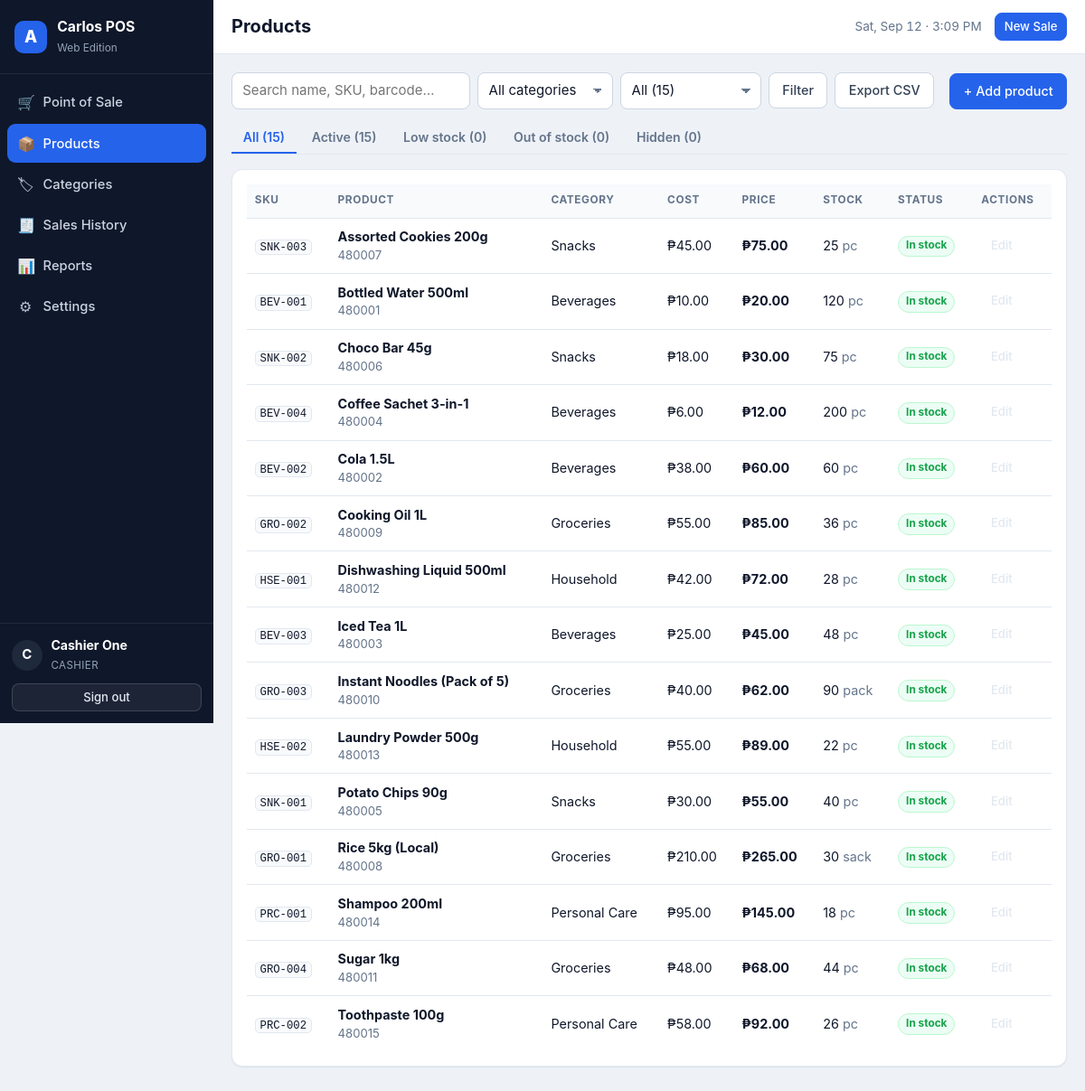
The app's page /index.php?page=products (signed in) with its own data.
### tables this page shows
CREATE TABLE IF NOT EXISTS `users` (
  `id`            INT UNSIGNED NOT NULL AUTO_INCREMENT,
  `name`          VARCHAR(100) NOT NULL,
  `username`      VARCHAR(50)  NOT NULL,
  `password_hash` VARCHAR(255) NOT NULL,
  `role`          ENUM('admin','cashier') NOT NULL DEFAULT 'cashier',
  `active`        TINYINT(1)   NOT NULL DEFAULT 1,
  `last_login`    DATETIME NULL DEFAULT NULL,
  `created_at`    DATETIME NOT NULL DEFAULT CURRENT_TIMESTAMP,
  PRIMARY KEY (`id`),
  UNIQUE KEY `uq_users_username` (`username`)
);

CREATE TABLE IF NOT EXISTS `products` (
  `id`            INT UNSIGNED NOT NULL AUTO_INCREMENT,
  `sku`           VARCHAR(64)  NOT NULL,
  `barcode`       VARCHAR(64)  NULL DEFAULT NULL,
  `name`          VARCHAR(200) NOT NULL,
  `category_id`   INT UNSIGNED NULL DEFAULT NULL,
  `cost_price`    DECIMAL(12,2) NOT NULL DEFAULT 0.00,
  `selling_price` DECIMAL(12,2) NOT NULL DEFAULT 0.00,
  `stock_qty`     DECIMAL(12,3) NOT NULL DEFAULT 0.000,
  `reorder_level` DECIMAL(12,3) NOT NULL DEFAULT 5.000,
  `unit`          VARCHAR(20)  NOT NULL DEFAULT 'pc',
  `tax_exempt`    TINYINT(1)   NOT NULL DEFAULT 0,
  `active`        TINYINT(1)   NOT NULL DEFAULT 1,
  `created_at`    DATETIME NOT NULL DEFAULT CURRENT_TIMESTAMP,
  `updated_at`    DATETIME NULL DEFAULT NULL ON UPDATE CURRENT_TIMESTAMP,
  PRIMARY KEY (`id`),
  UNIQUE KEY `uq_products_sku` (`sku`),
  UNIQUE KEY `uq_products_barcode` (`barcode`),
  KEY `ix_products_cat` (`category_id`),
  KEY `ix_products_name` (`name`),
  CONSTRAINT `fk_products_category` FOREIGN KEY (`category_id`)
    REFERENCES `categories` (`id`) ON DELETE SET NULL ON UPDATE CASCADE
);

CREATE TABLE IF NOT EXISTS `categories` (
  `id`         INT UNSIGNED NOT NULL AUTO_INCREMENT,
  `name`       VARCHAR(100) NOT NULL,
  `created_at` DATETIME NOT NULL DEFAULT CURRENT_TIMESTAMP,
  PRIMARY KEY (`id`),
  UNIQUE KEY `uq_categories_name` (`name`)
);

### app/helpers.php (called while the page is built, shortened)
<?php
function e($value)
{
    return htmlspecialchars((string) $value, ENT_QUOTES | ENT_SUBSTITUTE, 'UTF-8');
}
function base_url($path = '')
{
    static $base = null;
    if ($base === null) {
        if (BASE_URL !== '') {
            $base = rtrim(BASE_URL, '/');
        } else {
            $script = $_SERVER['SCRIPT_NAME'] ?? '/index.php';
            $dir    = str_replace('\\', '/', dirname($script));
            $base   = ($dir === '/' || $dir === '.') ? '' : rtrim($dir, '/');
        }
    }
    return $base . '/' . ltrim((string) $path, '/');
}
function asset($path)
{
    return base_url('assets/' . ltrim($path, '/'));
}
function is_post()
{
    return ($_SERVER['REQUEST_METHOD'] ?? 'GET') === 'POST';
}
function get($key, $default = '')
{
    return isset($_GET[$key]) ? (is_string($_GET[$key]) ? trim($_GET[$key]) : $_GET[$key]) : $default;
}
function is_logged_in()
{
    return !empty($_SESSION['user_id']);
}
function current_user()
{
    static $user = false;
    if ($user === false) {
        $user = null;
        if (is_logged_in()) {
            $user = db_one('SELECT id, name, username, role, active FROM users WHERE id = ? AND active = 1',
                           [(int) $_SESSION['user_id']]);
        }
    }
    return $user;
}
function require_login()
{
    current_user();
}
function money($amount, $withSymbol = true)
{
    $dp      = (int) setting('decimal_places', '2');
    $symbol  = setting('currency_symbol', '₱');
    $number  = number_format((float) $amount, $dp, '.', ',');
    return setting('currency_position', 'before') === 'before'
        ? $symbol . $number
        : $number . ' ' . $symbol;
}
function initial($name)
{
    $name = trim((string) $name);
    return function_exists('mb_substr')
        ? mb_strtoupper(mb_substr($name, 0, 1))
        : strtoupper(substr($name, 0, 1));
}
function fmt_qty($qty)
{
    return rtrim(rtrim(number_format((float) $qty, 3, '.', ''), '0'), '.');
}
function setting($key, $default = '')
{
    global $APP_SETTINGS;
    return $APP_SETTINGS[$key];
}
function paginate($total, $perPage, $currentPage, $baseQuery = [])
{
    $pages = max(1, (int) ceil($total / max(1, $perPage)));
    $page  = min(max(1, (int) $currentPage), $pages);
    return [
        'total'   => (int) $total,
        'perPage' => (int) $perPage,
        'pages'   => $pages,
        'page'    => $page,
        'offset'  => ($page - 1) * $perPage,
        'from'    => $total ? ($page - 1) * $perPage + 1 : 0,
        'to'      => min($total, $page * $perPage),
    ];
}

### app/controllers/products.php (called while the page is built, shortened)
<?php
function products_controller()
{
    $action = get('action', 'list');
    $q       = (string) get('q', '');
    $cat     = (int) get('cat', 0);
    $status  = (string) get('status', 'all');
    $pageNum = (int) get('p', 1);
    $where  = ['1=1'];
    $params = [];
    $whereSql = implode(' AND ', $where);
    $total = (int) db_val(
        "SELECT COUNT(*) FROM products p WHERE $whereSql",
        $params
    );
    $pager = paginate($total, 24, $pageNum);
    $rows = db_all(
        "SELECT p.*, c.name AS category_name
           FROM products p
           LEFT JOIN categories c ON c.id = p.category_id
          WHERE $whereSql
          ORDER BY p.name
          LIMIT {$pager['perPage']} OFFSET {$pager['offset']}",
        $params
    );
    $counts = [
        'all'      => (int) db_val('SELECT COUNT(*) FROM products'),
        'active'   => (int) db_val('SELECT COUNT(*) FROM products WHERE active = 1'),
        'low'      => (int) db_val('SELECT COUNT(*) FROM products WHERE active = 1 AND stock_qty > 0 AND stock_qty <= reorder_level'),
        'out'      => (int) db_val('SELECT COUNT(*) FROM products WHERE active = 1 AND stock_qty <= 0'),
        'inactive' => (int) db_val('SELECT COUNT(*) FROM products WHERE active = 0'),
    ];
    $edit = null;
    return [
        'title'      => 'Products',
        'rows'       => $rows,
        'pager'      => $pager,
        'counts'     => $counts,
        'categories' => db_all('SELECT id, name FROM categories ORDER BY name'),
        'q'          => $q,
        'cat'        => $cat,
        'status'     => $status,
        'edit'       => $edit,
        'movements'  => $edit ? db_all(
            'SELECT * FROM stock_movements WHERE product_id = ? ORDER BY id DESC LIMIT 10',
            [$edit['id']]
        ) : [],
    ];
}

### app/db.php (called while the page is built, shortened)
<?php
function db()
{
    static $pdo = null;
    if ($pdo === null) {
        $dsn = 'mysql:host=' . DB_HOST . ';dbname=' . DB_NAME . ';charset=' . DB_CHARSET;
        $pdo = new PDO($dsn, DB_USER, DB_PASS, [
            PDO::ATTR_ERRMODE            => PDO::ERRMODE_EXCEPTION,
            PDO::ATTR_DEFAULT_FETCH_MODE => PDO::FETCH_ASSOC,
            PDO::ATTR_EMULATE_PREPARES   => false,
        ]);
    }
    return $pdo;
}
function db_all($sql, $params = [])
{
    $st = db()->prepare($sql);
    $st->execute($params);
    return $st->fetchAll();
}
function db_one($sql, $params = [])
{
    $st = db()->prepare($sql);
    $st->execute($params);
    $row = $st->fetch();
    return $row === false ? null : $row;
}
function db_val($sql, $params = [])
{
    $row = db_one($sql, $params);
    return $row === null ? null : array_values($row)[0];
}

### app/views/products.php (the view, shortened to what this page needs)
<?php
$rows   = $data['rows'];
$counts = $data['counts'];
$tabs = [
    'all'      => 'All (' . $counts['all'] . ')',
    'active'   => 'Active (' . $counts['active'] . ')',
    'low'      => 'Low stock (' . $counts['low'] . ')',
    'out'      => 'Out of stock (' . $counts['out'] . ')',
    'inactive' => 'Hidden (' . $counts['inactive'] . ')',
];
?>
<div class="page-actions">
  <form class="filters" method="get" action="<?= e(base_url('index.php')) ?>">
    <input type="text" name="q" class="input" placeholder="Search name, SKU, barcode…" value="<?= e($data['q']) ?>">
    <select name="cat" class="input">
      <option value="0">All categories</option>
    </select>
    <select name="status" class="input">
      <?php foreach ($tabs as $k => $label): ?>
        <option value="<?= e($k) ?>" <?= $data['status'] === $k ? 'selected' : '' ?>><?= e($tabs[$k]) ?></option>
      <?php endforeach; ?>
    </select>
    <button class="btn btn-ghost" type="submit">Filter</button>
    <a class="btn btn-ghost" href="<?= e(base_url('index.php?page=products&action=export')) ?>">Export CSV</a>
  </form>
  <a class="btn btn-primary" href="<?= e(base_url('index.php?page=products&action=add')) ?>">+ Add product</a>
</div>
<div class="tabs">
  <?php foreach ($tabs as $k => $label): ?>
    <a class="tab<?= $data['status'] === $k ? ' active' : '' ?>"
       href="<?= e(base_url('index.php?page=products&status=' . $k . '&q=' . urlencode($data['q']) . '&cat=' . $data['cat'])) ?>">
      <?= e($label) ?>
    </a>
  <?php endforeach; ?>
</div>
<div class="card">
  <div class="table-wrap">
    <table class="table">
      <thead>
        <tr>
          <th>SKU</th><th>Product</th><th>Category</th>
          <th class="right">Cost</th><th class="right">Price</th>
          <th class="right">Stock</th><th>Status</th><th class="right">Actions</th>
        </tr>
      </thead>
      <tbody>
      <?php foreach ($rows as $r): ?>
        <?php
          $stock = (float) $r['stock_qty'];
          $state = $stock <= 0 ? 'out' : ($stock <= (float) $r['reorder_level'] ? 'low' : 'ok');
        ?>
        <tr>
          <td><code><?= e($r['sku']) ?></code></td>
          <td>
            <strong><?= e($r['name']) ?></strong>
            <?php if ($r['barcode']): ?><div class="muted small"><?= e($r['barcode']) ?></div><?php endif; ?>
          </td>
          <td><?= e($r['category_name'] ?? 'Uncategorized') ?></td>
          <td class="right"><?= e(money($r['cost_price'])) ?></td>
          <td class="right"><strong><?= e(money($r['selling_price'])) ?></strong></td>
          <td class="right"><?= e(fmt_qty($stock)) ?> <span class="muted"><?= e($r['unit']) ?></span></td>
          <td>
            <?php if (!$r['active']): ?>
              <span class="pill pill-muted">Hidden</span>
            <?php else: ?>
              <span class="pill pill-<?= e($state) ?>"><?= $state === 'out' ? 'Out of stock' : ($state === 'low' ? 'Low: ' . fmt_qty($stock) : 'In stock') ?></span>
            <?php endif; ?>
          </td>
          <td class="right">
            <a class="btn btn-sm btn-ghost" href="<?= e(base_url('index.php?page=products&action=edit&id=' . $r['id'])) ?>">Edit</a>
          </td>
        </tr>
      <?php endforeach; ?>
      </tbody>
    </table>
  </div>
</div>

### app/views/layout/header.php (shortened to what this page needs)
<?php
$user     = $layout === 'app' ? current_user() : null;
$title    = $data['title'] ?? ucfirst($page ?? 'POS');
$navItems = [
    'pos'        => ['Point of Sale', 'cart'],
    'products'   => ['Products',      'box'],
    'categories' => ['Categories',    'tag'],
    'sales'      => ['Sales History', 'receipt'],
    'reports'    => ['Reports',       'chart'],
    'settings'   => ['Settings',      'gear'],
    'users'      => ['Users',         'users'],
];
?>
<!DOCTYPE html>
<html lang="en">
<head>
<link rel="stylesheet" href="<?= e(asset('css/app.css')) ?>">
</head>
<body class="layout-<?= e($layout) ?><?= $page === 'pos' ? ' page-pos' : '' ?>">
<?php if ($layout === 'app'): ?>
<div class="app-shell">
  <aside class="sidebar" id="sidebar">
    <div class="brand">
      <div class="brand-mark">A</div>
      <div class="brand-text">
        <strong>Carlos POS</strong>
        <span>Web Edition</span>
      </div>
    </div>
    <nav class="nav">
      <?php foreach ($navItems as $key => [$label, $icon]): ?>
        <?php if ($key === 'users' && !is_admin()) { continue; } ?>
        <a class="nav-link<?= $page === $key ? ' active' : '' ?>" href="<?= e(base_url('index.php?page=' . $key)) ?>">
          <span class="ico ico-<?= e($icon) ?>" aria-hidden="true"></span>
          <span class="nav-label"><?= e($label) ?></span>
        </a>
      <?php endforeach; ?>
    </nav>
    <div class="sidebar-foot">
      <div class="who">
        <div class="avatar"><?= e(initial($user['name'])) ?></div>
        <div>
          <strong><?= e($user['name']) ?></strong>
          <span class="role"><?= e(ucfirst($user['role'])) ?></span>
        </div>
      </div>
      <a class="btn btn-ghost btn-sm" href="<?= e(base_url('index.php?page=logout')) ?>">Sign out</a>
    </div>
  </aside>
  <div class="main">
    <header class="topbar">
      <div class="topbar-title">
        <h1><?= e($title) ?></h1>
      </div>
      <div class="topbar-meta">
        <span class="clock" id="clock"><?= e(date('D, M d · h:i A')) ?></span>
        <a class="btn btn-primary btn-sm" href="<?= e(base_url('index.php?page=pos')) ?>">New Sale</a>
      </div>
    </header>
    <main class="content">
<?php endif; ?>

### records on screen
users: name "C", name "Cashier One", role "CASHIER"
products: status "All (15)", sku "PRC-002", name "Toothpaste 100g", barcode "480015", category.name "Personal Care", cost_price "₱58.00", selling_price "₱92.00", stock_qty "26", unit "pc", reorder_level "In stock"
products: sku "SNK-003", name "Assorted Cookies 200g", barcode "480007", category.name "Snacks", cost_price "₱45.00", selling_price "₱75.00", stock_qty "25", unit "pc", reorder_level "In stock"
products: sku "BEV-001", name "Bottled Water 500ml", barcode "480001", category.name "Beverages", cost_price "₱10.00", selling_price "₱20.00", stock_qty "120", unit "pc", reorder_level "In stock"
products: sku "SNK-002", name "Choco Bar 45g", barcode "480006", category.name "Snacks", cost_price "₱18.00", selling_price "₱30.00", stock_qty "75", unit "pc", reorder_level "In stock"
products: sku "BEV-004", name "Coffee Sachet 3-in-1", barcode "480004", category.name "Beverages", cost_price "₱6.00", selling_price "₱12.00", stock_qty "200", unit "pc", reorder_level "In stock"
products: sku "BEV-002", name "Cola 1.5L", barcode "480002", category.name "Beverages", cost_price "₱38.00", selling_price "₱60.00", stock_qty "60", unit "pc", reorder_level "In stock"
products: sku "GRO-002", name "Cooking Oil 1L", barcode "480009", category.name "Groceries", cost_price "₱55.00", selling_price "₱85.00", stock_qty "36", unit "pc", reorder_level "In stock"
products: sku "HSE-001", name "Dishwashing Liquid 500ml", barcode "480012", category.name "Household", cost_price "₱42.00", selling_price "₱72.00", stock_qty "28", unit "pc", reorder_level "In stock"
products: sku "BEV-003", name "Iced Tea 1L", barcode "480003", category.name "Beverages", cost_price "₱25.00", selling_price "₱45.00", stock_qty "48", unit "pc", reorder_level "In stock"
products: sku "GRO-003", name "Instant Noodles (Pack of 5)", barcode "480010", category.name "Groceries", cost_price "₱40.00", selling_price "₱62.00", stock_qty "90", unit "pack", reorder_level "In stock"
products: sku "HSE-002", name "Laundry Powder 500g", barcode "480013", category.name "Household", cost_price "₱55.00", selling_price "₱89.00", stock_qty "22", unit "pc", reorder_level "In stock"
products: sku "SNK-001", name "Potato Chips 90g", barcode "480005", category.name "Snacks", cost_price "₱30.00", selling_price "₱55.00", stock_qty "40", unit "pc", reorder_level "In stock"
products: sku "GRO-001", name "Rice 5kg (Local)", barcode "480008", category.name "Groceries", cost_price "₱210.00", selling_price "₱265.00", stock_qty "30", unit "sack", reorder_level "In stock"
products: sku "PRC-001", name "Shampoo 200ml", barcode "480014", category.name "Personal Care", cost_price "₱95.00", selling_price "₱145.00", stock_qty "18", unit "pc", reorder_level "In stock"
products: sku "GRO-004", name "Sugar 1kg", barcode "480011", category.name "Groceries", cost_price "₱48.00", selling_price "₱68.00", stock_qty "44", unit "pc", reorder_level "In stock"

### other values on screen
$label "Point of Sale"
$label "Products"
$label "Categories"
$label "Sales History"
$label "Reports"
$label "Settings"
$title "Products"
$label "All (15)"
$label "Active (15)"
$label "Low stock (0)"
$label "Out of stock (0)"
$label "Hidden (0)"
